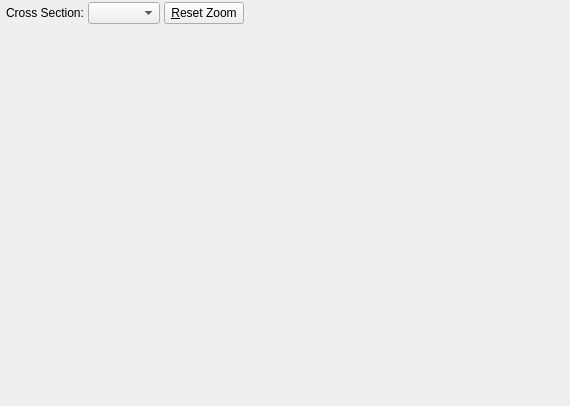
<?xml version="1.0" encoding="UTF-8"?>
<ui version="4.0">
 <class>CrossSectionWindow</class>
 <widget class="QMainWindow" name="CrossSectionWindow">
  <property name="geometry">
   <rect>
    <x>0</x>
    <y>0</y>
    <width>570</width>
    <height>406</height>
   </rect>
  </property>
  <property name="windowTitle">
   <string>Cross Section Window</string>
  </property>
  <property name="windowIcon">
   <iconset resource="../../rivmaker.qrc">
    <normaloff>:/images/iconRiverCrosssection.png</normaloff>:/images/iconRiverCrosssection.png</iconset>
  </property>
  <widget class="QWidget" name="centralwidget">
   <layout class="QVBoxLayout" name="verticalLayout" stretch="0,1">
    <property name="spacing">
     <number>4</number>
    </property>
    <property name="leftMargin">
     <number>6</number>
    </property>
    <property name="topMargin">
     <number>2</number>
    </property>
    <property name="rightMargin">
     <number>6</number>
    </property>
    <property name="bottomMargin">
     <number>4</number>
    </property>
    <item>
     <layout class="QHBoxLayout" name="horizontalLayout">
      <item>
       <widget class="QLabel" name="label">
        <property name="text">
         <string>Cross Section:</string>
        </property>
       </widget>
      </item>
      <item>
       <widget class="QComboBox" name="crossSectionComboBox"/>
      </item>
      <item>
       <widget class="QPushButton" name="resetZoomButton">
        <property name="text">
         <string>&amp;Reset Zoom</string>
        </property>
       </widget>
      </item>
      <item>
       <spacer name="horizontalSpacer">
        <property name="orientation">
         <enum>Qt::Horizontal</enum>
        </property>
        <property name="sizeHint" stdset="0">
         <size>
          <width>40</width>
          <height>20</height>
         </size>
        </property>
       </spacer>
      </item>
     </layout>
    </item>
    <item>
     <widget class="QwtPlot" name="qwtWidget" native="true"/>
    </item>
   </layout>
  </widget>
 </widget>
 <customwidgets>
  <customwidget>
   <class>QwtPlot</class>
   <extends>QWidget</extends>
   <header>qwt_plot.h</header>
   <container>1</container>
  </customwidget>
 </customwidgets>
 <resources>
  <include location="../../rivmaker.qrc"/>
 </resources>
 <connections/>
</ui>
